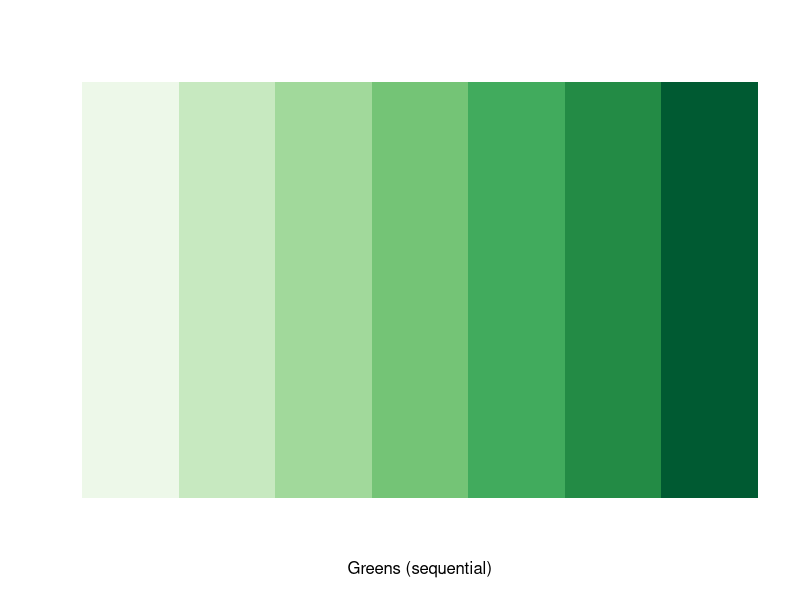
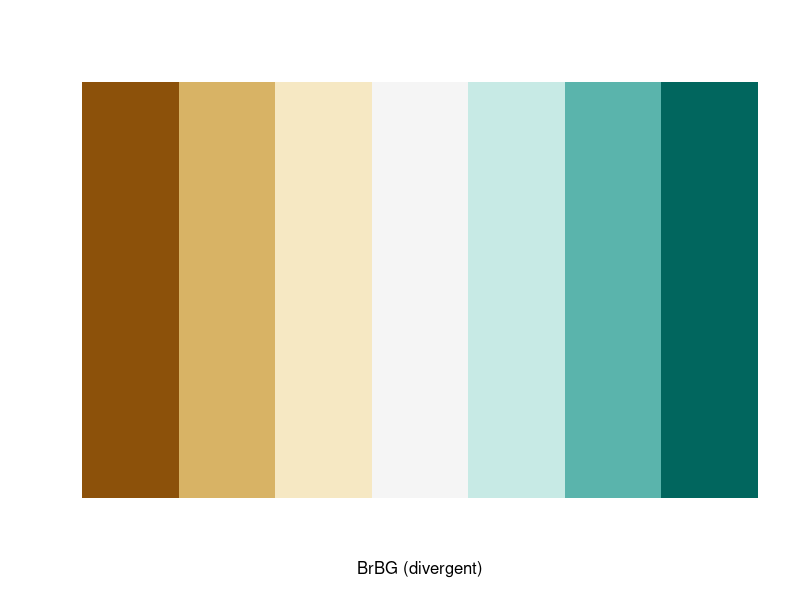
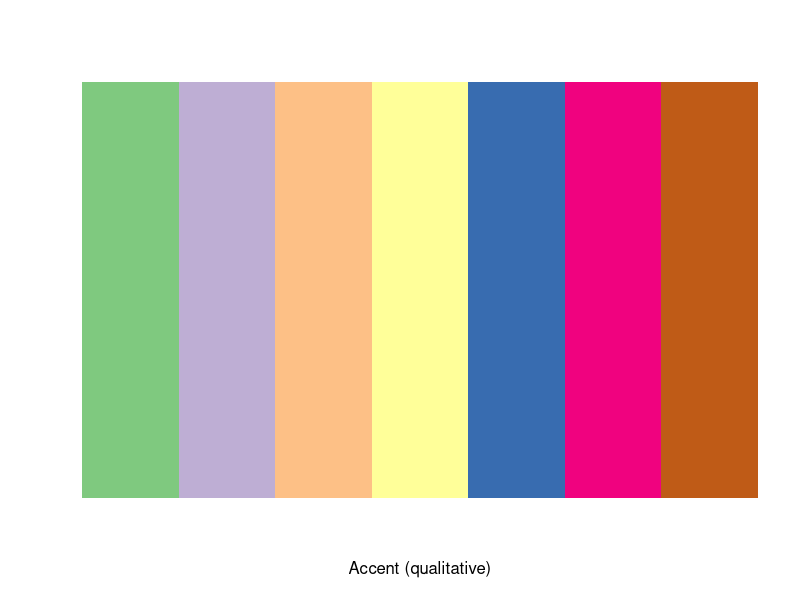
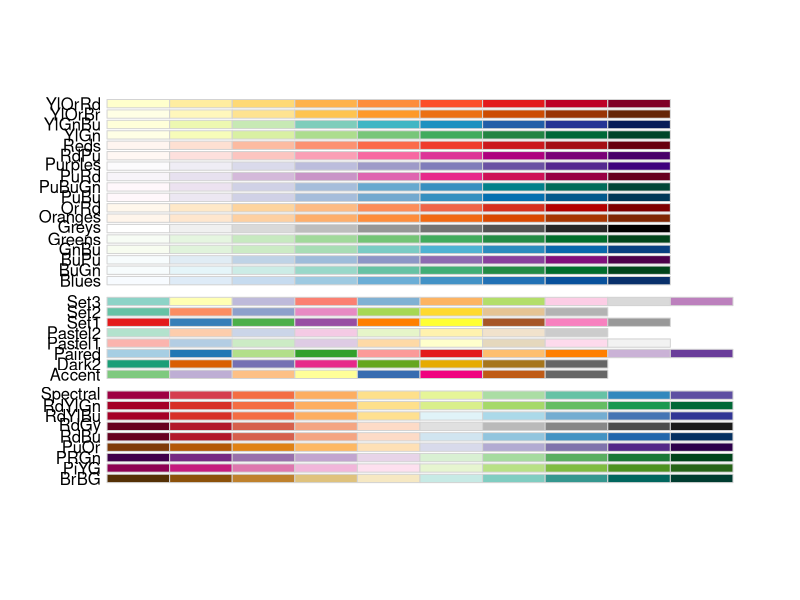
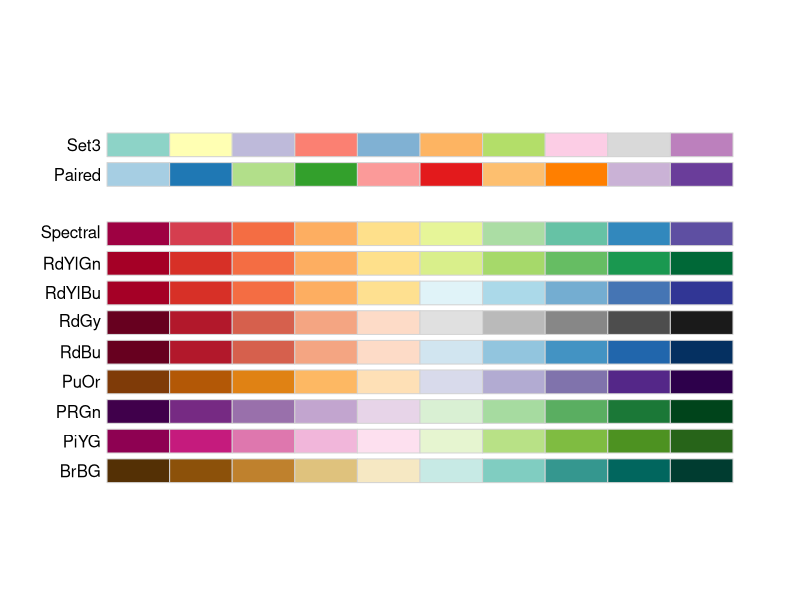
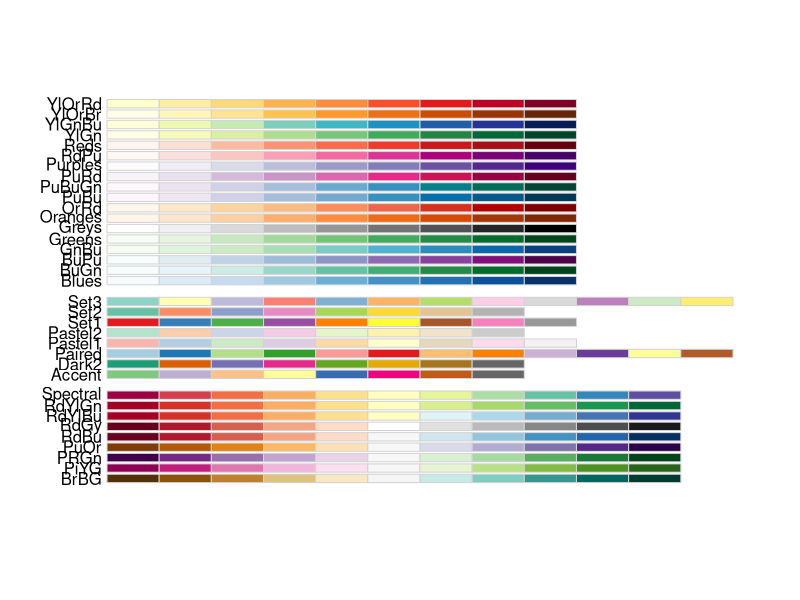
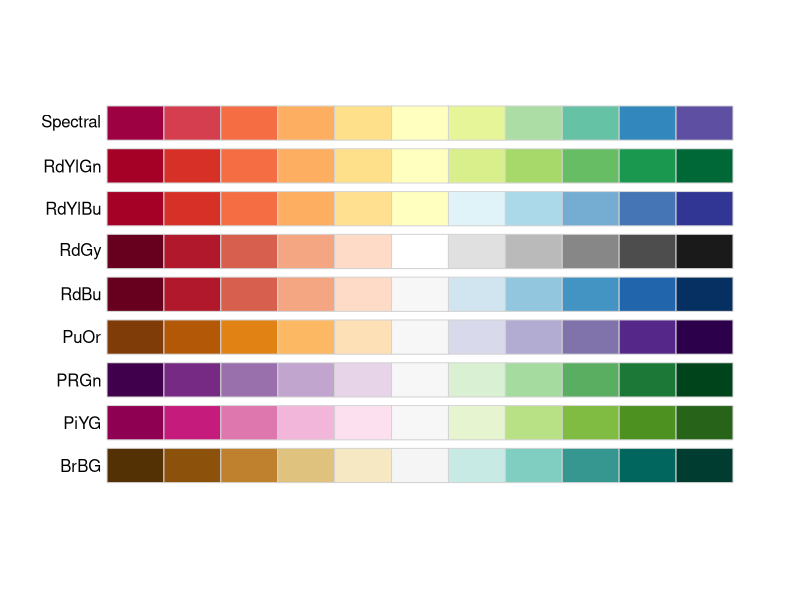
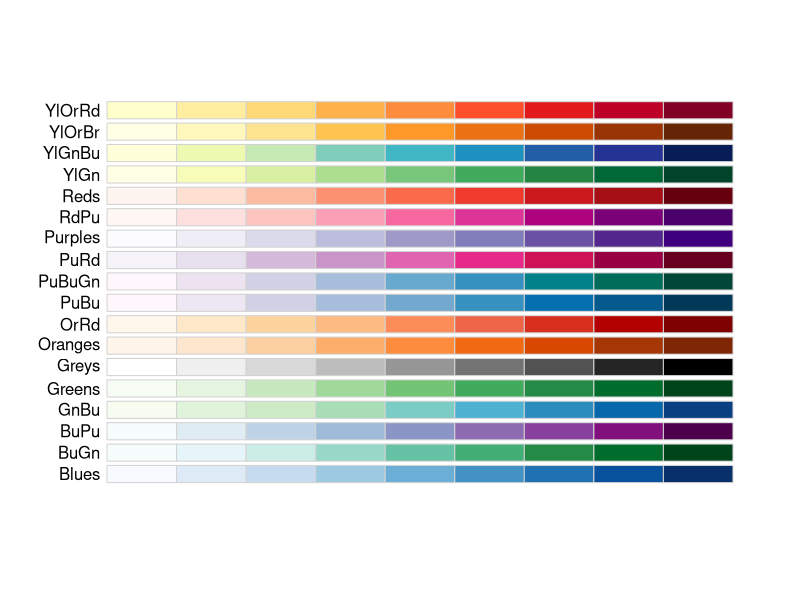

These charts were generated, in order, by the following R code:
library(RColorBrewer)


### Name: RColorBrewer
### Title: ColorBrewer palettes
### Aliases: brewer.pal display.brewer.pal display.brewer.all
###   brewer.pal.info brewer colors ColorBrewer RColorBrewer brewer.all
### Keywords: color

### ** Examples

## create a sequential palette for usage and show colors
mypalette<-brewer.pal(7,"Greens")
image(1:7,1,as.matrix(1:7),col=mypalette,xlab="Greens (sequential)",
       ylab="",xaxt="n",yaxt="n",bty="n")
## display a divergent palette
display.brewer.pal(7,"BrBG")
devAskNewPage(ask=TRUE)
## display a qualitative palette
display.brewer.pal(7,"Accent")
devAskNewPage(ask=TRUE)
## display a palettes simultanoeusly
display.brewer.all(n=10, exact.n=FALSE)
devAskNewPage(ask=TRUE)
display.brewer.all(n=10)
devAskNewPage(ask=TRUE)
display.brewer.all()
devAskNewPage(ask=TRUE)
display.brewer.all(type="div")
devAskNewPage(ask=TRUE)
display.brewer.all(type="seq")
devAskNewPage(ask=TRUE)
display.brewer.all(type="qual") 
devAskNewPage(ask=TRUE)
display.brewer.all(n=5,type="div",exact.n=TRUE)
devAskNewPage(ask=TRUE)
display.brewer.all(colorblindFriendly=TRUE)
devAskNewPage(ask=TRUE)
brewer.pal.info
brewer.pal.info["Blues",]
brewer.pal.info["Blues",]$maxcolors
